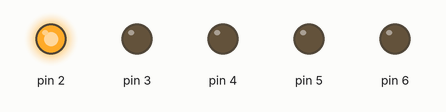
Simulated run of this sketch. Board: Arduino Uno, built with avr-gcc and run on an emulated ATmega328P. Shown: output pins drawn as LEDs (lit = HIGH).

Above: at 0.05 s.
At 3.3 s:
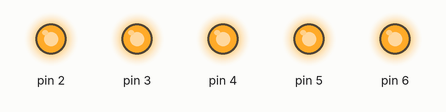
At 4.0 s:
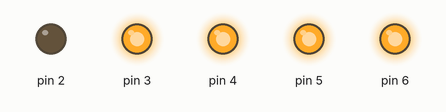
At 4.2 s:
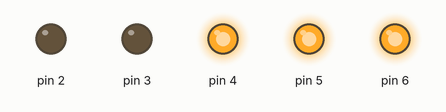
At 4.4 s:
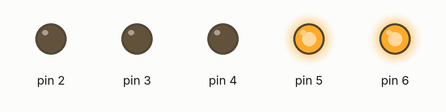
At 8.4 s:
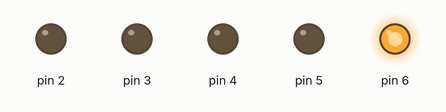
Timing chart, 0 to 8.7 s (numbered marks = the images above):
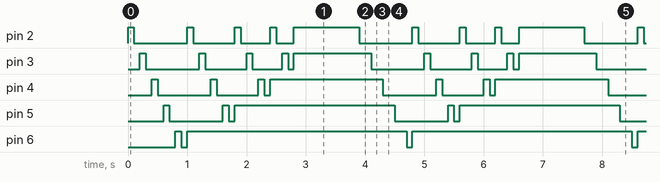

The sketch:

Five_LED.ino
```cpp
void setup() {
  // put your setup code here, to run once:
  for( int i=2 ; i<=6 ; i++ )
  pinMode(i,OUTPUT);

}

void loop() {
  // put your main code here, to run repeatedly:
//2 5 7 9 11

//  Program 1
//    for( int i=2 ; i<=4 ; i++ )
//    {
//      if( i==4 )
//      {
//        digitalWrite(i,HIGH);
//        delay(500);
//        digitalWrite(i,LOW);
//        delay(500);
//        continue;
//      }
//            digitalWrite(i,HIGH);
//            digitalWrite(i+2,HIGH);
//            digitalWrite(i+4,HIGH);
//            delay(500);
//            digitalWrite(i,LOW);
//            digitalWrite(i+2,LOW);
//            digitalWrite(i+4,LOW);
//    }

        int x=100;

       for( int i=2 ; i<=6 ; i++ )
       {
        digitalWrite(i,HIGH);
        delay(x);

        digitalWrite(i,LOW);
        delay(x);
       }
       digitalWrite(6,HIGH);

       for( int i=2 ; i<=5 ; i++ )
       {
        digitalWrite(i,HIGH);
        delay(x);

        digitalWrite(i,LOW);
        delay(x);
       }
       digitalWrite(5,HIGH);

       for( int i=2 ; i<=4 ; i++ )
       {
        digitalWrite(i,HIGH);
        delay(x);

        digitalWrite(i,LOW);
        delay(x);
       }
       digitalWrite(4,HIGH);

       for( int i=2 ; i<=3 ; i++ )
       {
        digitalWrite(i,HIGH);
        delay(x);

        digitalWrite(i,LOW);
        delay(x);
       }
       digitalWrite(3,HIGH);


       digitalWrite(2,HIGH);
       delay(1000);


}
```

Measured:
- by itself, pin 2: repeats every 3.8 s: LOW 0.90 s, HIGH 0.10 s, LOW 0.70 s, HIGH 0.10 s, LOW 0.50 s, HIGH 0.10 s, LOW 0.30 s, HIGH 1.1 s
- by itself, pin 3: repeats every 3.8 s: LOW 0.90 s, HIGH 0.10 s, LOW 0.70 s, HIGH 0.10 s, LOW 0.50 s, HIGH 0.10 s, LOW 0.10 s, HIGH 1.3 s
- by itself, pin 4: repeats every 3.8 s: LOW 0.90 s, HIGH 0.10 s, LOW 0.70 s, HIGH 0.10 s, LOW 0.10 s, HIGH 1.9 s
- by itself, pin 5: repeats every 3.8 s: LOW 0.90 s, HIGH 0.10 s, LOW 0.10 s, HIGH 2.7 s
- by itself, pin 6: repeats every 3.8 s: LOW 0.10 s, HIGH 3.7 s
